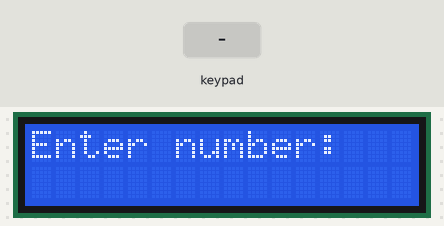
The sketch below on a simulated ESP32-S3. Parts: 16×2 character LCD. Inputs (shaded band) come from the test bench. What the sketch prints to the serial monitor is not drawn.

Above: at 1.2 s.
1.3 s: keypad keys 1 8 1 7 1 6 # pressed 0.4 s apart
At 4.2 s:
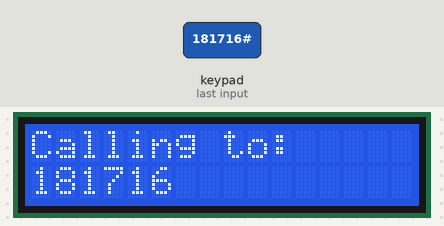
5.6 s: key '*' pressed
At 6.2 s:
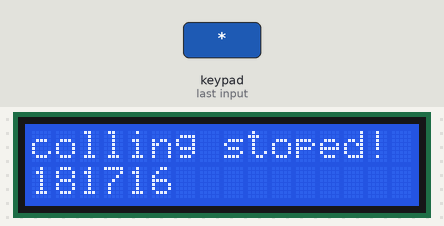
8.2 s: key '1' pressed
At 8.59 s:
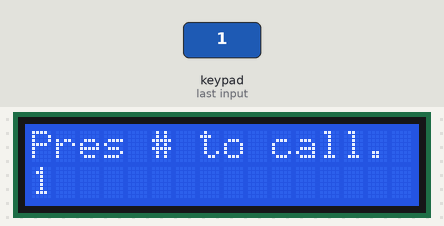
10.3 s: keypad keys 1 8 1 7 1 6 pressed 0.4 s apart
At 13.16 s:
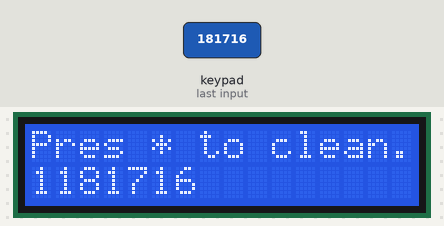
Timing chart, 0 to 14.7 s (numbered marks = the images above; inputs shaded):
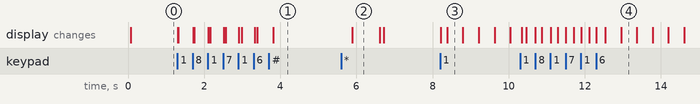

The sketch:

sketch.ino
```cpp
#include <LiquidCrystal_I2C.h>
#include <Keypad.h>
#include <string>
#include <map>


#define I2C_ADDR 0x27

int COLUMS = 16;

LiquidCrystal_I2C lcd(I2C_ADDR, COLUMS, 2);

const uint8_t ROWS = 4;
const uint8_t COLS = 3;
char keys[ROWS][COLS] = {
  { '1', '2', '3' },
  { '4', '5', '6' },
  { '7', '8', '9' },
  { '*', '0', '#' }
};

uint8_t colPins[COLS] = { 18, 17, 16}; // Pins connected to C1, C2, C3, C4
uint8_t rowPins[ROWS] = { 9, 46, 3, 8 }; // Pins connected to R1, R2, R3, R4


Keypad keypad = Keypad(makeKeymap(keys), rowPins, colPins, ROWS, COLS);

int wait = 1;
int index_num = 0;
std::string number = "";

std::map<std::string, std::string> phone_book;


void clearRow(int row) {
  lcd.setCursor(0, row);
  lcd.print("                ");
}

void EnterNumberTask(void *p) {
  while (true) {
    if (wait == 1) {
      if (number.length() == 0) {
        lcd.setCursor(0, 0);
        lcd.print("Enter number:   ");
      }
      else {
        lcd.setCursor(0, 0);
        lcd.print("Pres # to call. ");

        vTaskDelay(400 / portTICK_PERIOD_MS);

        lcd.setCursor(0, 0);
        lcd.print("Pres * to clean.");

      }
    }

    else if (wait == 2) {
      //calling
      lcd.setCursor(0, 0);
      lcd.print("Calling to:     ");
    }

    else if(wait == 3){
      lcd.setCursor(0, 0);
      lcd.print("colling stoped! ");
    }
    vTaskDelay(400 / portTICK_PERIOD_MS);
  }

}

void InputTask(void *p) {
  Serial.println("task input");

  while (true) {
    char key = keypad.getKey();

    if (key != NO_KEY) {
      if (key != '*' && key != '#' && wait == 1) {
        number += key;
        if (number.length() <= 16) {
          lcd.setCursor(0, 1);
          lcd.print(number.c_str());
        }
        else {
          lcd.setCursor(0, 1);
          std::string text =
            "..." + number.substr(number.length() - COLUMS + 3, COLUMS - 3);
          lcd.print(text.c_str());
        }
      }
      else if (key == '*') {
        if (wait == 2) {
          wait = 3;
          vTaskDelay(1000 / portTICK_PERIOD_MS);

        }
        wait = 1;
        number = "";
        clearRow(1);
      }
      else if (wait == 1) {
        //calling...
        wait = 2;
        if (number.length() > COLUMS) {
          lcd.setCursor(0, 1);
          lcd.print("Un Valid Number!");
          vTaskDelay(1000 / portTICK_PERIOD_MS);
          wait = 1;
          number = "";
          clearRow(1);
        }
        else {
          if (phone_book.find(number) != phone_book.end()) {
            clearRow(1);
            lcd.setCursor(0, 1);
            lcd.print(phone_book[number].c_str());
          }
        }
      }
    }
    vTaskDelay(10 / portTICK_PERIOD_MS);
  }
}


void setup() {

  phone_book["0527164909"] = "Yaffi Yud Bea''m";
  phone_book["0527651909"] = "Yudi Yud Hhamud!";
  phone_book["0548441445"] = "My Lovly Daddi";
  phone_book["0504137458"] = "My Lovly Mommy";
  phone_book["0527616169"] = "Shverrrrr";
  phone_book["0527605321"] = "Shvigerrrrr";
  phone_book["029922900"] = "Friedman";
  phone_book["029916321"] = "Yud (the Big...)";
  phone_book["0556733854"] = "My Best Friend!!!";
  phone_book["0556776443"] = "My sister-in-law";


  Wire.begin(14, 13);

  lcd.init();
  lcd.backlight();

  xTaskCreate(EnterNumberTask, "EnterNumber", 5000, NULL, 1, NULL);
  xTaskCreate(InputTask, "Input", 5000, NULL, 1, NULL);
}

void loop() {

}
```

Measured:
- after the input at 1.3 s, the display: first changes at once (image 1 shows a later state)
- after the input at 5.6 s, the display: changes after 0.29 s (image 2)
- after the input at 8.2 s, the display: first changes at once (image 3 shows a later state)
- after the input at 10.3 s, the display: first changes after 0.05 s (image 4 shows a later state)
- what the display in image 2 shows lasts 0.7 s, from 5.9 s to 6.6 s
- what the display in image 3 shows lasts 0.4 s, from 8.4 s to 8.8 s
